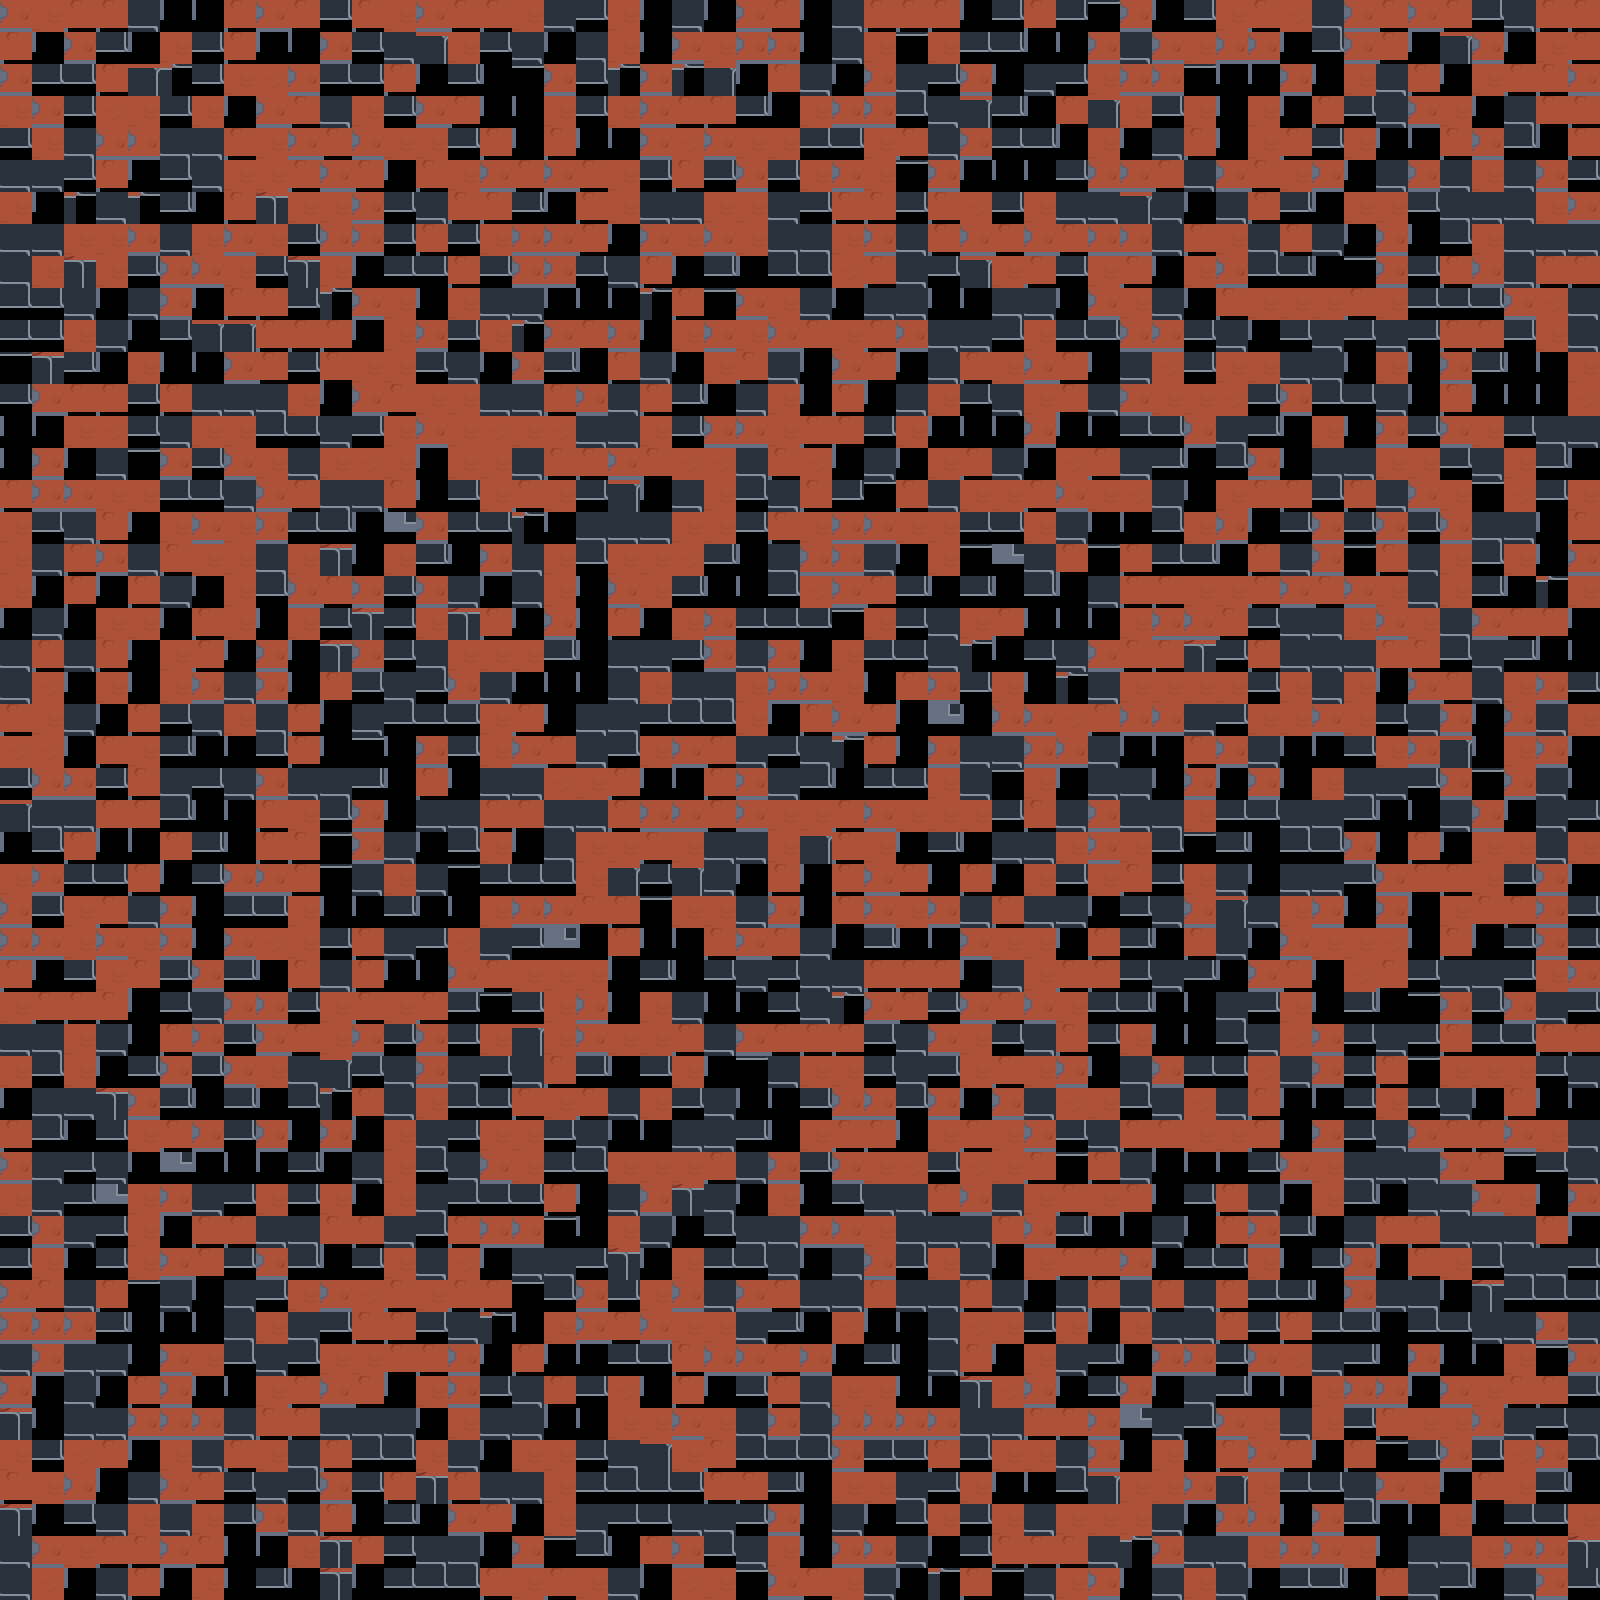

A level layout from a 2D game, rendered from its tile map. Below: a short description, then the map file with tile-grid data replaced by summaries:
An orthogonal 50x50 tile map with 32x32 px tiles, 1 tile layer (Base), 4 tilesets.

<map version="1.0" tiledversion="2017.10.11" orientation="orthogonal" renderorder="right-up" width="50" height="50" tilewidth="32" tileheight="32" infinite="0" nextobjectid="21">
 <properties>
  <property name="ambient" type="color" value="#ff26264c" />
 </properties>
 <tileset firstgid="1" source="mars_margin.tsx" />
 <tileset firstgid="145" source="obj_large.tsx" />
 <tileset firstgid="161" source="obj_small.tsx" />
 <tileset firstgid="225" source="obj_wide.tsx" />
 <layer name="Base" width="50" height="50">
  <data>[2500 cells, 2500 non-empty, 12 distinct tile ids]</data>
 </layer>
 <objectgroup name="Objects" />
</map>